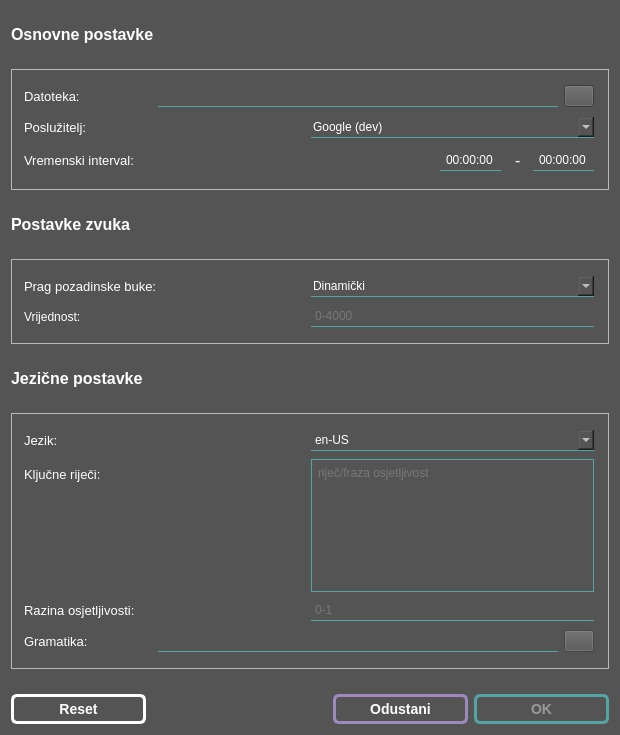
<?xml version="1.0" encoding="UTF-8"?>
<ui version="4.0">
 <class>OptionsDialog</class>
 <widget class="QDialog" name="OptionsDialog">
  <property name="geometry">
   <rect>
    <x>0</x>
    <y>0</y>
    <width>620</width>
    <height>735</height>
   </rect>
  </property>
  <property name="windowTitle">
   <string>Opcije</string>
  </property>
  <property name="styleSheet">
   <string notr="true">QDialog#OptionsDialog {
    background-color: rgb(84, 84, 84);
}</string>
  </property>
  <property name="modal">
   <bool>false</bool>
  </property>
  <layout class="QVBoxLayout" name="verticalLayout_4">
   <property name="spacing">
    <number>25</number>
   </property>
   <property name="topMargin">
    <number>25</number>
   </property>
   <item>
    <layout class="QHBoxLayout" name="horizontalLayout_7">
     <item>
      <widget class="QLabel" name="label">
       <property name="text">
        <string>&lt;html&gt;&lt;head/&gt;&lt;body&gt;&lt;p&gt;&lt;span style=&quot; font-size:12pt; font-weight:700; color:#ffffff;&quot;&gt;Osnovne postavke&lt;/span&gt;&lt;/p&gt;&lt;/body&gt;&lt;/html&gt;</string>
       </property>
      </widget>
     </item>
    </layout>
   </item>
   <item>
    <widget class="QFrame" name="frame">
     <property name="styleSheet">
      <string notr="true">QFrame {
padding-right: 5px;
padding-top: 5px;
padding-bottom: 5px;
}</string>
     </property>
     <property name="frameShape">
      <enum>QFrame::StyledPanel</enum>
     </property>
     <property name="frameShadow">
      <enum>QFrame::Raised</enum>
     </property>
     <layout class="QVBoxLayout" name="verticalLayout">
      <item>
       <layout class="QHBoxLayout" name="fileHLayout">
        <item>
         <widget class="QLabel" name="FileLabel">
          <property name="text">
           <string>&lt;html&gt;&lt;head/&gt;&lt;body&gt;&lt;p&gt;&lt;span style=&quot; font-size:10pt; color:#ffffff;&quot;&gt;Datoteka: &lt;/span&gt;&lt;/p&gt;&lt;/body&gt;&lt;/html&gt;</string>
          </property>
         </widget>
        </item>
        <item>
         <widget class="QLineEdit" name="fileLineEdit">
          <property name="sizePolicy">
           <sizepolicy hsizetype="Expanding" vsizetype="Fixed">
            <horstretch>0</horstretch>
            <verstretch>0</verstretch>
           </sizepolicy>
          </property>
          <property name="maximumSize">
           <size>
            <width>400</width>
            <height>16777215</height>
           </size>
          </property>
          <property name="styleSheet">
           <string notr="true">QLineEdit {
	background-color: rgb(84, 84, 84);
	border-none;	
	border-bottom: 0.5px solid #54a4a6;
	border-radius: 0px;
	padding: 2px 2px 2px 2px;
	color: white;
}

QLineEdit::hover {
	border-color: #63C2C4;
}</string>
          </property>
          <property name="text">
           <string/>
          </property>
          <property name="frame">
           <bool>true</bool>
          </property>
          <property name="readOnly">
           <bool>false</bool>
          </property>
          <property name="clearButtonEnabled">
           <bool>true</bool>
          </property>
         </widget>
        </item>
        <item>
         <widget class="QPushButton" name="browseFileButton">
          <property name="maximumSize">
           <size>
            <width>30</width>
            <height>16777215</height>
           </size>
          </property>
          <property name="autoFillBackground">
           <bool>false</bool>
          </property>
          <property name="styleSheet">
           <string notr="true">QPushButton {
	background-color: rgb(84, 84, 84);
	border-color: white
}</string>
          </property>
          <property name="text">
           <string/>
          </property>
          <property name="icon">
           <iconset>
            <normaloff>../../../resources/icons/browse.png</normaloff>../../../resources/icons/browse.png</iconset>
          </property>
          <property name="autoDefault">
           <bool>false</bool>
          </property>
          <property name="flat">
           <bool>false</bool>
          </property>
         </widget>
        </item>
       </layout>
      </item>
      <item>
       <layout class="QHBoxLayout" name="horizontalLayout" stretch="0,0">
        <item>
         <widget class="QLabel" name="apiLabel">
          <property name="toolTip">
           <string>&lt;html&gt;&lt;head/&gt;&lt;body&gt;&lt;p&gt;Svaki poslužitelj podržava neke od niže navedenih opcija.&lt;/p&gt;&lt;p&gt;Sphinx API radi offline.&lt;/p&gt;&lt;/body&gt;&lt;/html&gt;</string>
          </property>
          <property name="text">
           <string>&lt;html&gt;&lt;head/&gt;&lt;body&gt;&lt;p&gt;&lt;span style=&quot; font-size:10pt; color:#ffffff;&quot;&gt;Poslužitelj: &lt;/span&gt;&lt;/p&gt;&lt;/body&gt;&lt;/html&gt;</string>
          </property>
         </widget>
        </item>
        <item>
         <widget class="QComboBox" name="apiComboBox">
          <property name="sizePolicy">
           <sizepolicy hsizetype="Preferred" vsizetype="Fixed">
            <horstretch>0</horstretch>
            <verstretch>0</verstretch>
           </sizepolicy>
          </property>
          <property name="styleSheet">
           <string notr="true">QComboBox {
	background-color: rgb(84, 84, 84);
	border-none;	
	border-bottom: 0.5px solid #54a4a6;
	border-radius: 0px;
	padding: 2px 2px 2px 2px;
	color: white;
}

QComboBox::hover {
	border-color: #63C2C4;
}

/*  After dropping, the entire drop-down form style */
QComboBox QAbstractItemView {
    border: 1px solid white;   /*  Border of the entire drop-down form */
    background-color: rgb(84, 84, 84);;   /*  Whole drop-down form background color */
    selection-background-color: lightgreen;   /*  The whole drop-down window is selected from the background color of the item */
}

QComboBox QAbstractItemView::item {
    height: 70px; 
}</string>
          </property>
          <item>
           <property name="text">
            <string>Google (dev)</string>
           </property>
          </item>
          <item>
           <property name="text">
            <string>Google Cloud</string>
           </property>
          </item>
          <item>
           <property name="text">
            <string>PocketSphinx</string>
           </property>
          </item>
          <item>
           <property name="text">
            <string>Houndify</string>
           </property>
          </item>
         </widget>
        </item>
       </layout>
      </item>
      <item>
       <layout class="QHBoxLayout" name="timeHLayout" stretch="0,0,0,0">
        <property name="spacing">
         <number>6</number>
        </property>
        <item>
         <widget class="QLabel" name="FromLabel">
          <property name="minimumSize">
           <size>
            <width>125</width>
            <height>0</height>
           </size>
          </property>
          <property name="text">
           <string>&lt;html&gt;&lt;head/&gt;&lt;body&gt;&lt;p&gt;&lt;span style=&quot; font-size:10pt; color:#ffffff;&quot;&gt;Vremenski interval:&lt;/span&gt;&lt;/p&gt;&lt;/body&gt;&lt;/html&gt;</string>
          </property>
         </widget>
        </item>
        <item>
         <widget class="QLineEdit" name="FromLineEdit">
          <property name="enabled">
           <bool>true</bool>
          </property>
          <property name="maximumSize">
           <size>
            <width>61</width>
            <height>16777215</height>
           </size>
          </property>
          <property name="styleSheet">
           <string notr="true">QLineEdit {
	background-color: rgb(84, 84, 84);
	border-none;	
	border-bottom: 0.5px solid #54a4a6;
	border-radius: 0px;
	padding: 2px 2px 2px 2px;
	color: white;
}

QLineEdit::hover {
	border-color: #63C2C4;
}</string>
          </property>
          <property name="inputMethodHints">
           <set>Qt::ImhTime</set>
          </property>
          <property name="inputMask">
           <string>99:99:99</string>
          </property>
          <property name="text">
           <string>00:00:00</string>
          </property>
          <property name="alignment">
           <set>Qt::AlignCenter</set>
          </property>
          <property name="dragEnabled">
           <bool>false</bool>
          </property>
          <property name="placeholderText">
           <string>00:00</string>
          </property>
         </widget>
        </item>
        <item>
         <widget class="QLabel" name="DashLabel">
          <property name="maximumSize">
           <size>
            <width>20</width>
            <height>16777215</height>
           </size>
          </property>
          <property name="styleSheet">
           <string notr="true">QLabel#DashLabel {
	padding-left: 5px;
}
	</string>
          </property>
          <property name="text">
           <string>&lt;html&gt;&lt;head/&gt;&lt;body&gt;&lt;p&gt;&lt;span style=&quot; font-size:12pt; color:#ffffff;&quot;&gt;   -&lt;/span&gt;&lt;/p&gt;&lt;/body&gt;&lt;/html&gt;</string>
          </property>
         </widget>
        </item>
        <item>
         <widget class="QLineEdit" name="ToLineEdit">
          <property name="enabled">
           <bool>true</bool>
          </property>
          <property name="maximumSize">
           <size>
            <width>61</width>
            <height>16777215</height>
           </size>
          </property>
          <property name="styleSheet">
           <string notr="true">QLineEdit {
	background-color: rgb(84, 84, 84);
	border-none;	
	border-bottom: 0.5px solid #54a4a6;
	border-radius: 0px;
	padding: 2px 2px 2px 2px;
	color: white;
}

QLineEdit::hover {
	border-color: #63C2C4;
}</string>
          </property>
          <property name="inputMethodHints">
           <set>Qt::ImhTime</set>
          </property>
          <property name="inputMask">
           <string>99:99:99</string>
          </property>
          <property name="text">
           <string>00:00:00</string>
          </property>
          <property name="alignment">
           <set>Qt::AlignCenter</set>
          </property>
          <property name="dragEnabled">
           <bool>false</bool>
          </property>
          <property name="placeholderText">
           <string>00:00</string>
          </property>
         </widget>
        </item>
       </layout>
      </item>
     </layout>
    </widget>
   </item>
   <item>
    <widget class="QLabel" name="label_3">
     <property name="text">
      <string>&lt;html&gt;&lt;head/&gt;&lt;body&gt;&lt;p&gt;&lt;span style=&quot; font-size:12pt; font-weight:700; color:#ffffff;&quot;&gt;Postavke zvuka&lt;/span&gt;&lt;/p&gt;&lt;/body&gt;&lt;/html&gt;</string>
     </property>
    </widget>
   </item>
   <item>
    <widget class="QFrame" name="frame_3">
     <property name="styleSheet">
      <string notr="true">QFrame {

padding-right: 5px;
padding-top: 5px;
padding-bottom: 5px;
}</string>
     </property>
     <property name="frameShape">
      <enum>QFrame::StyledPanel</enum>
     </property>
     <property name="frameShadow">
      <enum>QFrame::Raised</enum>
     </property>
     <layout class="QVBoxLayout" name="verticalLayout_3">
      <item>
       <layout class="QHBoxLayout" name="noiseHLayout" stretch="0,0">
        <property name="spacing">
         <number>6</number>
        </property>
        <item>
         <widget class="QLabel" name="noiseTypeLabel">
          <property name="toolTip">
           <string>&lt;html&gt;&lt;head/&gt;&lt;body&gt;&lt;p&gt;Vrijednosti više od praga se smatraju govorom, a niže tišinom.&lt;/p&gt;&lt;p&gt;Prag se može odrediti dinamički, s ili bez početne vrijednosti, ili postaviti na fiksnu vrijednost.&lt;/p&gt;&lt;/body&gt;&lt;/html&gt;</string>
          </property>
          <property name="text">
           <string>&lt;html&gt;&lt;head/&gt;&lt;body&gt;&lt;p&gt;&lt;span style=&quot; font-size:10pt; color:#ffffff;&quot;&gt;Prag pozadinske buke:&lt;/span&gt;&lt;/p&gt;&lt;/body&gt;&lt;/html&gt;</string>
          </property>
         </widget>
        </item>
        <item>
         <widget class="QComboBox" name="noiseTypeComboBox">
          <property name="styleSheet">
           <string notr="true">QComboBox {
	background-color: rgb(84, 84, 84);
	border-none;	
	border-bottom: 0.5px solid #54a4a6;
	border-radius: 0px;
	padding: 2px 2px 2px 2px;
	color: white;
}

QComboBox::hover {
	border-color: #63C2C4;
}

/*  After dropping, the entire drop-down form style */
QComboBox QAbstractItemView {
    border: 1px solid white;   /*  Border of the entire drop-down form */
    background-color: rgb(84, 84, 84);;   /*  Whole drop-down form background color */
    selection-background-color: lightgreen;   /*  The whole drop-down window is selected from the background color of the item */
}

QComboBox QAbstractItemView::item {
    height: 70px; 
}</string>
          </property>
          <property name="frame">
           <bool>false</bool>
          </property>
          <item>
           <property name="text">
            <string extracomment="komentar">Dinamički</string>
           </property>
          </item>
          <item>
           <property name="text">
            <string>Hibridni</string>
           </property>
          </item>
          <item>
           <property name="text">
            <string>Fiksni</string>
           </property>
          </item>
         </widget>
        </item>
       </layout>
      </item>
      <item>
       <layout class="QHBoxLayout" name="horizontalLayout_2">
        <item>
         <widget class="QLabel" name="noiseValueLabel">
          <property name="enabled">
           <bool>true</bool>
          </property>
          <property name="toolTip">
           <string>&lt;html&gt;&lt;head/&gt;&lt;body&gt;&lt;p&gt;Ovisno o odabiru načina određivanja praga pozadinske buke ova vrijednost označava početnu('Hibridni') ili stalnu('Fiksni') vrijednost praga.&lt;/p&gt;&lt;/body&gt;&lt;/html&gt;</string>
          </property>
          <property name="text">
           <string>&lt;html&gt;&lt;head/&gt;&lt;body&gt;&lt;p&gt;&lt;span style=&quot; color:#ffffff;&quot;&gt;Vrijednost: &lt;/span&gt;&lt;/p&gt;&lt;/body&gt;&lt;/html&gt;</string>
          </property>
         </widget>
        </item>
        <item>
         <widget class="QLineEdit" name="noiseValueLineEdit">
          <property name="enabled">
           <bool>false</bool>
          </property>
          <property name="sizePolicy">
           <sizepolicy hsizetype="Preferred" vsizetype="Fixed">
            <horstretch>0</horstretch>
            <verstretch>0</verstretch>
           </sizepolicy>
          </property>
          <property name="styleSheet">
           <string notr="true">QLineEdit {
	background-color: rgb(84, 84, 84);
	border-none;	
	border-bottom: 0.5px solid #54a4a6;
	border-radius: 0px;
	padding: 2px 2px 2px 2px;
	color: white;
}

QLineEdit::hover {
	border-color: #63C2C4;
}

QLineEdit::disabled {
	color: rgb(153, 153, 153);
}
</string>
          </property>
          <property name="placeholderText">
           <string>0-4000</string>
          </property>
         </widget>
        </item>
       </layout>
      </item>
     </layout>
    </widget>
   </item>
   <item>
    <widget class="QLabel" name="label_2">
     <property name="text">
      <string>&lt;html&gt;&lt;head/&gt;&lt;body&gt;&lt;p&gt;&lt;span style=&quot; font-size:12pt; font-weight:700; color:#ffffff;&quot;&gt;Jezične postavke&lt;/span&gt;&lt;/p&gt;&lt;/body&gt;&lt;/html&gt;</string>
     </property>
    </widget>
   </item>
   <item>
    <widget class="QFrame" name="frame_2">
     <property name="styleSheet">
      <string notr="true">QFrame {
padding-right: 5px;
padding-top: 5px;
padding-bottom: 5px;
}</string>
     </property>
     <property name="frameShape">
      <enum>QFrame::StyledPanel</enum>
     </property>
     <property name="frameShadow">
      <enum>QFrame::Raised</enum>
     </property>
     <layout class="QVBoxLayout" name="verticalLayout_2">
      <item>
       <layout class="QHBoxLayout" name="horizontalLayout_3">
        <item>
         <widget class="QLabel" name="languageLabel">
          <property name="text">
           <string>&lt;html&gt;&lt;head/&gt;&lt;body&gt;&lt;p&gt;&lt;span style=&quot; font-size:10pt; color:#ffffff;&quot;&gt;Jezik:&lt;/span&gt;&lt;/p&gt;&lt;/body&gt;&lt;/html&gt;</string>
          </property>
         </widget>
        </item>
        <item>
         <widget class="QComboBox" name="languageComboBox">
          <property name="enabled">
           <bool>true</bool>
          </property>
          <property name="styleSheet">
           <string notr="true">QComboBox {
	background-color: rgb(84, 84, 84);
	border-none;	
	border-bottom: 0.5px solid #54a4a6;
	border-radius: 0px;
	padding: 2px 2px 2px 2px;
	color: white;
}

QComboBox::hover {
	border-color: #63C2C4;
}

QComboBox::disabled {
	color: rgb(153, 153, 153);
}


/*  After dropping, the entire drop-down form style */
QComboBox QAbstractItemView {
    border: 1px solid white;   /*  Border of the entire drop-down form */
    background-color: rgb(84, 84, 84);;   /*  Whole drop-down form background color */
	color: white;
	padding: 2px 2px 2px 2px;
}

/*  Down pull, the entire drop-down window */
QComboBox QAbstractItemView::item {
    height: 25px;   /*  The height of the item (set pcomboBox-&gt; setView (new qlistview ()); after this item works) */
}

QComboBox QAbstractItemView::item:hover {
	border: none;
    border-top: 0.5px solid rgb(81, 81, 81);
	border-bottom: 0.5px solid rgb(81, 81, 81);
	border-radius: 2px;
	background-color: rgb(84, 84, 84);
}</string>
          </property>
          <property name="editable">
           <bool>true</bool>
          </property>
          <item>
           <property name="text">
            <string>en-US</string>
           </property>
          </item>
          <item>
           <property name="text">
            <string>1</string>
           </property>
          </item>
          <item>
           <property name="text">
            <string>2</string>
           </property>
          </item>
          <item>
           <property name="text">
            <string>3</string>
           </property>
          </item>
          <item>
           <property name="text">
            <string>4</string>
           </property>
          </item>
          <item>
           <property name="text">
            <string>5</string>
           </property>
          </item>
          <item>
           <property name="text">
            <string>6</string>
           </property>
          </item>
          <item>
           <property name="text">
            <string>7</string>
           </property>
          </item>
          <item>
           <property name="text">
            <string>8</string>
           </property>
          </item>
          <item>
           <property name="text">
            <string>9</string>
           </property>
          </item>
          <item>
           <property name="text">
            <string>10</string>
           </property>
          </item>
          <item>
           <property name="text">
            <string>11</string>
           </property>
          </item>
         </widget>
        </item>
       </layout>
      </item>
      <item>
       <layout class="QHBoxLayout" name="horizontalLayout_4">
        <item>
         <widget class="QLabel" name="phrasesLabel">
          <property name="sizePolicy">
           <sizepolicy hsizetype="Preferred" vsizetype="Preferred">
            <horstretch>0</horstretch>
            <verstretch>0</verstretch>
           </sizepolicy>
          </property>
          <property name="toolTip">
           <string>&lt;html&gt;&lt;head/&gt;&lt;body&gt;&lt;p&gt;Navedene riječi ili fraze će imati prednost prepoznavanja nad riječima koje slično zvuče. &lt;/p&gt;&lt;p&gt;Svaku frazu je potrebno navesti u posebnom retku.&lt;/p&gt;&lt;p&gt;U slučaju Sphinx poslužitelja, moguće je specificirati razinu osjetljivosti za svaku frazu, tako da se na kraju retka navede broj od 0 do 1.&lt;/p&gt;&lt;/body&gt;&lt;/html&gt;</string>
          </property>
          <property name="text">
           <string>&lt;html&gt;&lt;head/&gt;&lt;body&gt;&lt;p&gt;&lt;span style=&quot; font-size:10pt; color:#ffffff;&quot;&gt;Ključne riječi: &lt;/span&gt;&lt;/p&gt;&lt;/body&gt;&lt;/html&gt;</string>
          </property>
          <property name="alignment">
           <set>Qt::AlignLeading|Qt::AlignLeft|Qt::AlignTop</set>
          </property>
         </widget>
        </item>
        <item>
         <widget class="QPlainTextEdit" name="phrasesTextEdit">
          <property name="enabled">
           <bool>false</bool>
          </property>
          <property name="sizePolicy">
           <sizepolicy hsizetype="Preferred" vsizetype="Expanding">
            <horstretch>0</horstretch>
            <verstretch>0</verstretch>
           </sizepolicy>
          </property>
          <property name="styleSheet">
           <string notr="true">QPlainTextEdit {
	background-color: rgb(84, 84, 84);
	border-none;	
	border: 0.5px solid #54a4a6;
	border-radius: 0px;
	padding: 2px 2px 2px 2px;
	color: white;
}

QPlainTextEdit::hover {
	border-color: #63C2C4;
}

QPlainTextEdit::disabled {
	color: rgb(153, 153, 153);
}</string>
          </property>
          <property name="placeholderText">
           <string>riječ/fraza osjetljivost</string>
          </property>
         </widget>
        </item>
       </layout>
      </item>
      <item>
       <layout class="QHBoxLayout" name="horizontalLayout_5">
        <item>
         <widget class="QLabel" name="sensitivityLabel">
          <property name="enabled">
           <bool>false</bool>
          </property>
          <property name="toolTip">
           <string>&lt;html&gt;&lt;head/&gt;&lt;body&gt;&lt;p&gt;Razina osjetljivosti za sve ključne riječi kojima osjetljivost nije ranije(gore) specificirana.&lt;/p&gt;&lt;p&gt;Veća osjetljivosti vodi ka 'češćem' prepoznavanju i obrnuto.&lt;/p&gt;&lt;/body&gt;&lt;/html&gt;</string>
          </property>
          <property name="text">
           <string>&lt;html&gt;&lt;head/&gt;&lt;body&gt;&lt;p&gt;&lt;span style=&quot; font-size:10pt; color:#ffffff;&quot;&gt;Razina osjetljivosti: &lt;/span&gt;&lt;/p&gt;&lt;/body&gt;&lt;/html&gt;</string>
          </property>
         </widget>
        </item>
        <item>
         <widget class="QLineEdit" name="sensitivityLineEdit">
          <property name="enabled">
           <bool>false</bool>
          </property>
          <property name="sizePolicy">
           <sizepolicy hsizetype="Preferred" vsizetype="Fixed">
            <horstretch>0</horstretch>
            <verstretch>0</verstretch>
           </sizepolicy>
          </property>
          <property name="toolTip">
           <string/>
          </property>
          <property name="styleSheet">
           <string notr="true">QLineEdit {
	background-color: rgb(84, 84, 84);
	border-none;	
	border-bottom: 0.5px solid #54a4a6;
	border-radius: 0px;
	padding: 2px 2px 2px 2px;
	color: white;
}

QLineEdit::hover {
	border-color:#63C2C4;
}

QLineEdit::disabled {
	color: rgb(153, 153, 153);
}</string>
          </property>
          <property name="placeholderText">
           <string>0-1</string>
          </property>
         </widget>
        </item>
       </layout>
      </item>
      <item>
       <layout class="QHBoxLayout" name="horizontalLayout_6">
        <item>
         <widget class="QLabel" name="grammarLabel">
          <property name="toolTip">
           <string>&lt;html&gt;&lt;head/&gt;&lt;body&gt;&lt;p&gt;Datoteka u kojoj je definirana FSG ili JSGF gramatika.&lt;/p&gt;&lt;p&gt;Unos gramatike će se ignorirati ako su definirane ključne riječi.&lt;/p&gt;&lt;/body&gt;&lt;/html&gt;</string>
          </property>
          <property name="text">
           <string>&lt;html&gt;&lt;head/&gt;&lt;body&gt;&lt;p&gt;&lt;span style=&quot; font-size:10pt; color:#ffffff;&quot;&gt;Gramatika:&lt;/span&gt;&lt;/p&gt;&lt;/body&gt;&lt;/html&gt;</string>
          </property>
         </widget>
        </item>
        <item>
         <widget class="QLineEdit" name="grammarLineEdit">
          <property name="enabled">
           <bool>false</bool>
          </property>
          <property name="maximumSize">
           <size>
            <width>400</width>
            <height>16777215</height>
           </size>
          </property>
          <property name="styleSheet">
           <string notr="true">QLineEdit {
	background-color: rgb(84, 84, 84);
	border-none;	
	border-bottom: 0.5px solid #54a4a6;
	border-radius: 0px;
	padding: 2px 2px 2px 2px;
	color: white;
}

QLineEdit::hover {
	border-color:#63C2C4;
}</string>
          </property>
          <property name="text">
           <string/>
          </property>
         </widget>
        </item>
        <item>
         <widget class="QPushButton" name="browseGrammarButton">
          <property name="enabled">
           <bool>false</bool>
          </property>
          <property name="maximumSize">
           <size>
            <width>30</width>
            <height>16777215</height>
           </size>
          </property>
          <property name="styleSheet">
           <string notr="true">QPushButton {
	background-color: rgb(84, 84, 84);
	border-color: white
}</string>
          </property>
          <property name="text">
           <string/>
          </property>
          <property name="icon">
           <iconset>
            <normaloff>../../../resources/icons/browse.png</normaloff>../../../resources/icons/browse.png</iconset>
          </property>
          <property name="autoDefault">
           <bool>false</bool>
          </property>
         </widget>
        </item>
       </layout>
      </item>
     </layout>
    </widget>
   </item>
   <item>
    <spacer name="verticalSpacer">
     <property name="orientation">
      <enum>Qt::Vertical</enum>
     </property>
     <property name="sizeHint" stdset="0">
      <size>
       <width>20</width>
       <height>40</height>
      </size>
     </property>
    </spacer>
   </item>
   <item>
    <layout class="QHBoxLayout" name="buttonBox" stretch="0,0,0,0">
     <property name="spacing">
      <number>6</number>
     </property>
     <property name="sizeConstraint">
      <enum>QLayout::SetFixedSize</enum>
     </property>
     <property name="leftMargin">
      <number>0</number>
     </property>
     <item>
      <widget class="QPushButton" name="resetButton">
       <property name="minimumSize">
        <size>
         <width>135</width>
         <height>30</height>
        </size>
       </property>
       <property name="maximumSize">
        <size>
         <width>135</width>
         <height>30</height>
        </size>
       </property>
       <property name="styleSheet">
        <string notr="true">QPushButton {
    border-radius: 6px;
    border: 3px solid white;

    font-weight: 600;
    font-size: 14px;
    color: white;
}

QPushButton:hover {
    border-color: rgb(208, 208, 208); 
}

QPushButton:pressed {
    background-color: rgb(70, 70, 70);
}</string>
       </property>
       <property name="text">
        <string>Reset</string>
       </property>
       <property name="autoDefault">
        <bool>false</bool>
       </property>
      </widget>
     </item>
     <item>
      <spacer name="horizontalSpacer_3">
       <property name="orientation">
        <enum>Qt::Horizontal</enum>
       </property>
       <property name="sizeHint" stdset="0">
        <size>
         <width>40</width>
         <height>20</height>
        </size>
       </property>
      </spacer>
     </item>
     <item>
      <widget class="QPushButton" name="CancelButton">
       <property name="minimumSize">
        <size>
         <width>135</width>
         <height>30</height>
        </size>
       </property>
       <property name="styleSheet">
        <string notr="true">QPushButton#CancelButton {
    border-radius: 6px;
    border: 3px solid #9C8ABF;

    font-weight: 600;
    font-size: 14px;
    color: white;
}

QPushButton#CancelButton:hover {
    border-color: #B8A2E1; 
}

QPushButton#CancelButton:pressed {
    background-color: rgb(70, 70, 70);
}</string>
       </property>
       <property name="text">
        <string>Odustani</string>
       </property>
       <property name="autoDefault">
        <bool>false</bool>
       </property>
      </widget>
     </item>
     <item>
      <widget class="QPushButton" name="OKButton">
       <property name="enabled">
        <bool>false</bool>
       </property>
       <property name="minimumSize">
        <size>
         <width>135</width>
         <height>30</height>
        </size>
       </property>
       <property name="maximumSize">
        <size>
         <width>16777213</width>
         <height>16777215</height>
        </size>
       </property>
       <property name="styleSheet">
        <string notr="true">QPushButton#OKButton {
    border-radius: 6px;
    border: 3px solid #54a4a6;

    font-weight: 600;
    font-size: 14px;
    color: white;
}

QPushButton#OKButton:hover {
   border-color: #63C2C4;
}

QPushButton#OKButton:pressed {
    background-color: rgb(70, 70, 70)
}

QPushButton#OKButton:disabled {

	color: rgb(153, 153, 153);
}</string>
       </property>
       <property name="text">
        <string>OK</string>
       </property>
       <property name="autoDefault">
        <bool>false</bool>
       </property>
       <property name="default">
        <bool>false</bool>
       </property>
      </widget>
     </item>
    </layout>
   </item>
  </layout>
 </widget>
 <resources/>
 <connections>
  <connection>
   <sender>OKButton</sender>
   <signal>clicked()</signal>
   <receiver>OptionsDialog</receiver>
   <slot>accept()</slot>
   <hints>
    <hint type="sourcelabel">
     <x>472</x>
     <y>624</y>
    </hint>
    <hint type="destinationlabel">
     <x>274</x>
     <y>324</y>
    </hint>
   </hints>
  </connection>
  <connection>
   <sender>CancelButton</sender>
   <signal>clicked()</signal>
   <receiver>OptionsDialog</receiver>
   <slot>reject()</slot>
   <hints>
    <hint type="sourcelabel">
     <x>331</x>
     <y>624</y>
    </hint>
    <hint type="destinationlabel">
     <x>274</x>
     <y>324</y>
    </hint>
   </hints>
  </connection>
 </connections>
</ui>
